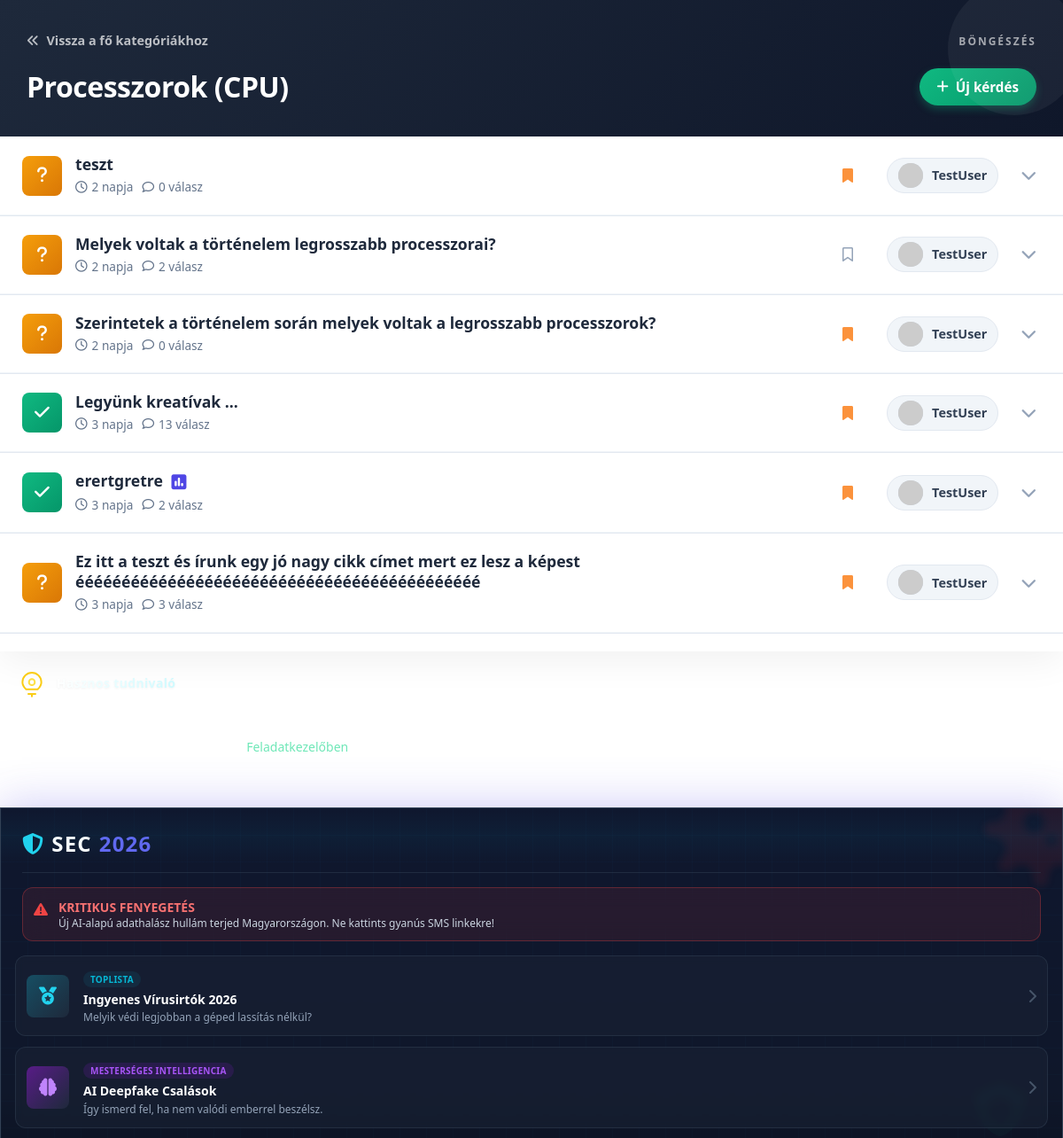
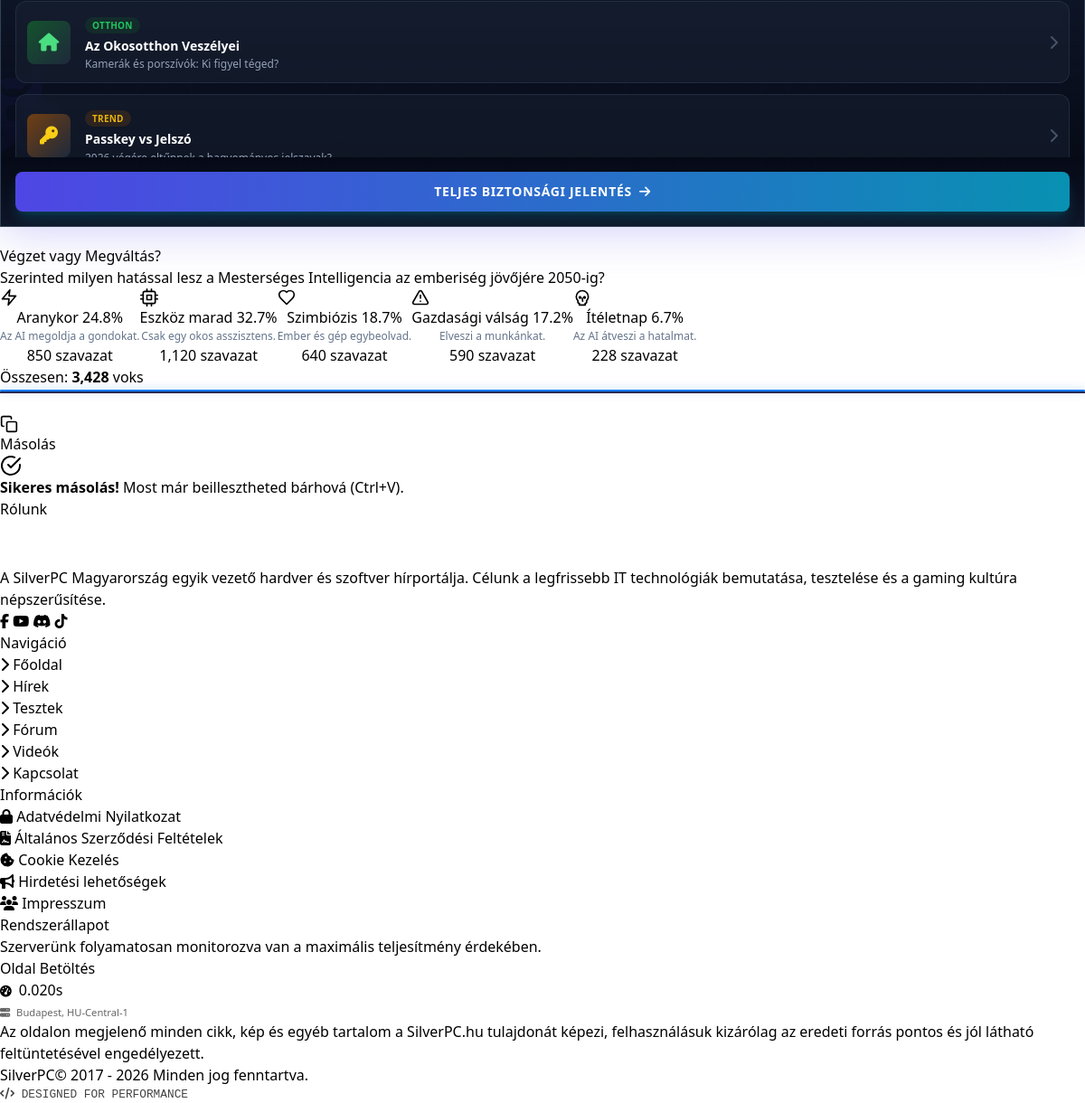
The page /kategoria.php?id=21 on the database its author committed (2 pictures, top to bottom).
### tables this page shows
CREATE TABLE `qc_categories` (
  `id` int(11) NOT NULL,
  `parent_id` int(11) DEFAULT NULL,
  `name` varchar(100) NOT NULL,
  `slug` varchar(100) NOT NULL,
  `icon_class` varchar(50) DEFAULT NULL,
  `seo_description` varchar(255) DEFAULT NULL
);

CREATE TABLE `qc_questions` (
  `id` int(11) NOT NULL,
  `user_id` int(11) DEFAULT NULL,
  `category_id` int(11) NOT NULL,
  `title` varchar(255) NOT NULL,
  `slug` varchar(255) NOT NULL,
  `content` text NOT NULL,
  `status` enum('open','solved','closed') DEFAULT 'open',
  `vote_score` int(11) DEFAULT 0,
  `view_count` int(11) DEFAULT 0,
  `is_guest` tinyint(1) DEFAULT 0,
  `guest_name` varchar(100) DEFAULT NULL,
  `seo_description` varchar(255) DEFAULT NULL,
  `created_at` datetime DEFAULT current_timestamp()
);

CREATE TABLE `qc_users` (
  `user_id` int(11) NOT NULL,
  `username` varchar(100) NOT NULL,
  `reputation_points` int(11) DEFAULT 0,
  `custom_title` varchar(100) DEFAULT NULL,
  `is_admin` tinyint(1) DEFAULT 0,
  `created_at` datetime DEFAULT current_timestamp(),
  `email` varchar(255) DEFAULT NULL,
  `full_name` varchar(255) DEFAULT NULL,
  `password_hash` varchar(255) DEFAULT NULL,
  `avatar` varchar(255) DEFAULT NULL,
  `bio` text DEFAULT NULL,
  `website` varchar(255) DEFAULT NULL,
  `social_links` text DEFAULT NULL,
  `location` varchar(100) DEFAULT NULL,
  `last_login` datetime DEFAULT NULL,
  `last_login_ip` varchar(45) DEFAULT NULL,
  `status` enum('active','suspended','banned','deleted') DEFAULT 'active',
  `deleted_at` datetime DEFAULT NULL,
  `role` enum('user','moderator','admin') DEFAULT 'user',
  `questions_count` int(11) DEFAULT 0,
  `answers_count` int(11) DEFAULT 0,
  `accepted_answers_count` int(11) DEFAULT 0,
  `comments_count` int(11) DEFAULT 0,
  `reactions_count` int(11) DEFAULT 0,
  `rank_title` varchar(100) DEFAULT 'Newbie',
  `cover_image` varchar(255) DEFAULT NULL
);

### kategoria.php (the view, shortened to what the rows shown need)
<?php
require_once __DIR__ . '/config.php';
require_once __DIR__ . '/db_connect.php';
require_once __DIR__ . '/functions.php';
if (!function_exists('format_time_elapsed_custom')) {
    function format_time_elapsed_custom($seconds) {
        $tokens = array (
            31536000 => 'éve',
            2592000 => 'hónapja',
            604800 => 'hete',
            86400 => 'napja',
            3600 => 'órája',
            60 => 'perce',
            1 => 'másodperce'
        );
        foreach ($tokens as $unit => $text) {
            if ($seconds < $unit) continue;
            $numberOfUnits = floor($seconds / $unit);
            return $numberOfUnits . ' ' . $text;
        }
        return 'épp most';
    }
}
$cat_id = isset($_GET['id']) ? (int)$_GET['id'] : 0;
$stmt = $pdo->prepare("SELECT * FROM qc_categories WHERE id = ?");
$stmt->execute([$cat_id]);
$current_category = $stmt->fetch();
$currentUser = getCurrentUser($pdo);
$user_bookmarks = [];
if ($currentUser) {
    try {
        $stmt = $pdo->prepare("SELECT question_id FROM qc_bookmarks WHERE user_id = ?");
        $stmt->execute([$currentUser['user_id']]);
        $user_bookmarks = $stmt->fetchAll(PDO::FETCH_COLUMN);
    } catch (Exception $e) {
    }
}
?>
<!DOCTYPE html>
<html lang="hu">
<head>
    <script src="https://cdn.tailwindcss.com"></script>
    <link rel="stylesheet" href="https://cdnjs.cloudflare.com/ajax/libs/font-awesome/6.5.1/css/all.min.css" />
	<link href="https://cdnjs.cloudflare.com/ajax/libs/prism/1.29.0/themes/prism-tomorrow.min.css" rel="stylesheet" />
	<link rel="stylesheet" href="https://blog.silverpc.hu/v2/assets/css/layout.css">
	<link rel="stylesheet" href="https://blog.silverpc.hu/v2/assets/css/article.css">
	<link rel="stylesheet" href="https://blog.silverpc.hu/v2/assets/css/widget.css">
</head>
<body class="min-h-screen relative">
<main class="header-content-wrapper mt-0 pb-0">
<main id="main" class="site-main">
    <div class="cikk-fo-container" itemscope itemtype="http://schema.org/NewsArticle">
        <div class="cikk-fo-layout">
            <div class="cikk-fo-col-left" style="background: linear-gradient(135deg, rgba(11, 25, 30, 0.9), rgba(10, 15, 20, 0.9));">
       <div class="q_p_wrapper">
        <div class="q_p_category_header">
            <div class="q_p_cat_main_row">
                <h1 class="q_p_cat_title"><?php echo $current_category ? htmlspecialchars($current_category['name']) : 'Ismeretlen kategória'; ?></h1>
                <a href="kerdes_bevitele.php?from_cat=<?php echo $current_category ? $current_category['id'] : ''; ?>" class="q_p_new_btn">
                    <i class="fa-solid fa-plus"></i> Új kérdés
                </a>
            </div>
        </div>
        <?php
        if ($current_category):
            $page = isset($_GET['page']) ? (int)$_GET['page'] : 1;
            $limit = 10;
            $offset = ($page - 1) * $limit;
            $stmt = $pdo->prepare("
                SELECT q.*,
                       TIMESTAMPDIFF(SECOND, q.created_at, NOW()) as elapsed_seconds,
                       (SELECT COUNT(*) FROM qc_polls WHERE question_id = q.id) as has_poll
                FROM qc_questions q
                WHERE q.category_id = ?
                ORDER BY q.created_at DESC
                LIMIT ? OFFSET ?
            ");
            $stmt->bindValue(1, $current_category['id'], PDO::PARAM_INT);
            $stmt->bindValue(2, $limit, PDO::PARAM_INT);
            $stmt->bindValue(3, $offset, PDO::PARAM_INT);
            $stmt->execute();
            $questions = $stmt->fetchAll();
            foreach ($questions as $q):
                $status_class = 'q_p_waiting';
                $status_icon = 'fa-question';
                if ($q['status'] === 'solved') {
                    $status_class = 'q_p_solved';
                    $status_icon = 'fa-check';
                } elseif ($q['status'] === 'closed') {
                    $status_class = 'q_p_locked';
                    $status_icon = 'fa-lock';
                }
                $ans_stmt = $pdo->prepare("SELECT COUNT(*) FROM qc_answers WHERE question_id = ?");
                $ans_stmt->execute([$q['id']]);
                $ans_count = $ans_stmt->fetchColumn();
                $u_name = $q['guest_name'] ?? 'Vendég';
                if ($q['user_id']) {
                    $u_stmt = $pdo->prepare("SELECT username FROM qc_users WHERE user_id = ?");
                    $u_stmt->execute([$q['user_id']]);
                    $fetched_name = $u_stmt->fetchColumn();
                    if ($fetched_name) $u_name = $fetched_name;
                }
                $q_url = generateUrl('question', $q['id'], $q['slug']);
        ?>
        <div class="q_p_card">
            <div class="q_p_summary" onclick="toggleCard(this)">
                <div class="q_p_main_info">
                    <div class="q_p_status_icon <?php echo $status_class; ?>">
                        <i class="fa-solid <?php echo $status_icon; ?>"></i>
                    </div>
                    <div class="q_p_text_block">
                        <div class="q_p_title">
                            <a href="<?php echo $q_url; ?>" onclick="event.stopPropagation()"><?php echo htmlspecialchars($q['title']); ?></a>
                            <?php if (!empty($q['has_poll']) && $q['has_poll'] > 0): ?>
                                <span title="Szavazás" style="display:inline-block; margin-left:5px; vertical-align:middle;">
                                    <i class="fa-solid fa-square-poll-vertical" style="color:#4f46e5; font-size:1.1em;"></i>
                                </span>
                            <?php endif; ?>
                        </div>
                        <div class="q_p_meta">
                            <span><i class="fa-regular fa-clock"></i> <?php echo format_time_elapsed_custom($q['elapsed_seconds']); ?></span>
                            <span><i class="fa-regular fa-comment"></i> <?php echo $ans_count; ?> válasz</span>
                        </div>
                    </div>
                </div>
                <div class="q_p_right_section">
                    <?php if ($currentUser): ?>
                        <?php
                            $isBookmarked = in_array($q['id'], $user_bookmarks);
                            $bmIconClass = $isBookmarked ? 'fa-solid fa-bookmark text-orange-400' : 'fa-regular fa-bookmark text-slate-400';
                        ?>
                        <button onclick="toggleBookmark(event, <?php echo $q['id']; ?>, this)" class="w-8 h-8 rounded-full hover:bg-slate-100 flex items-center justify-center transition-colors mr-2" title="<?php echo $isBookmarked ? 'Könyvjelző törlése' : 'Mentés könyvjelzőnek'; ?>">
                            <i class="<?php echo $bmIconClass; ?>"></i>
                        </button>
                    <?php endif; ?>
                    <div class="q_p_user">
                        <div class="q_p_avatar"><img src="https://ui-avatars.com/api/?name=<?php echo urlencode($u_name); ?>&background=random&color=fff" alt="Avatar"></div>
                        <?php if ($q['is_guest']): ?>
                            <span class="q_p_username guest"><?php echo htmlspecialchars($u_name); ?></span>
                        <?php else: ?>
                            <a href="profile.php" class="q_p_username"><?php echo htmlspecialchars($u_name); ?></a>
                        <?php endif; ?>
                    </div>
                    <i class="fa-solid fa-chevron-down q_p_chevron"></i>
                </div>
            </div>
            <div class="q_p_details">
            </div>
        </div>
        <?php endforeach; ?>
        <?php else: ?>
            <p style="padding: 20px;">Válassz egy kategóriát a megtekintéshez.</p>
        <?php endif; ?>
    </div>
		</div>
            <aside class="cikk-fo-col-right">
                <div class="theiaStickySidebar">
    <div class="relative w-full bg-slate-900 overflow-hidden shadow-[0_0_50px_rgba(79,70,229,0.3)] border border-slate-700 group perspective-1000" style="margin-bottom: 20px;">
        <div class="relative z-10 p-6 pb-2">
            <div class="flex justify-between items-center mb-4 border-b border-slate-700/50 pb-4">
                <div>
                    <h2 class="sec_widget_font_tech text-2xl font-black text-white tracking-wider flex items-center gap-2">
                        <span class="text-cyan-400"><i class="fas fa-shield-alt"></i></span> SEC<span class="text-indigo-500">2026</span>
                    </h2>
                </div>
            </div>
        </div>
    </div>
    <div class="szavazas_widget_wrapper" id="szavazas_widget_app">
        <div class="szavazas_widget_card">
            <div class="szavazas_widget_header">
                <h2 class="szavazas_widget_title">Végzet vagy Megváltás?</h2>
            </div>
        </div>
    </div>
 </div>
            </aside>
        </div>
    </div>
</main>
    </main>
</body>
</html>

### rows shown on the page
qc_categories: name "Processzorok (CPU)"
qc_questions: title "teszt", elapsed_seconds "2 napja", ans_count "0", user.username "TestUser"
qc_questions: title "Melyek voltak a történelem legrosszabb processzorai?", elapsed_seconds "2 napja", ans_count "2", user.username "TestUser"
qc_questions: title "Szerintetek a történelem során melyek voltak a legrosszabb processzorok?", elapsed_seconds "2 napja", ans_count "0", user.username "TestUser"
qc_questions: title "Legyünk kreatívak ...", elapsed_seconds "3 napja", ans_count "13", user.username "TestUser"
qc_questions: title "erertgretre", elapsed_seconds "3 napja", ans_count "2", user.username "TestUser"
qc_questions: title "Ez itt a teszt és írunk egy jó nagy cikk címet mert ez lesz a képest éééééééééééééééééééééééééééééééééééééééééééé", elapsed_seconds "3 napja", ans_count "3", user.username "TestUser"
